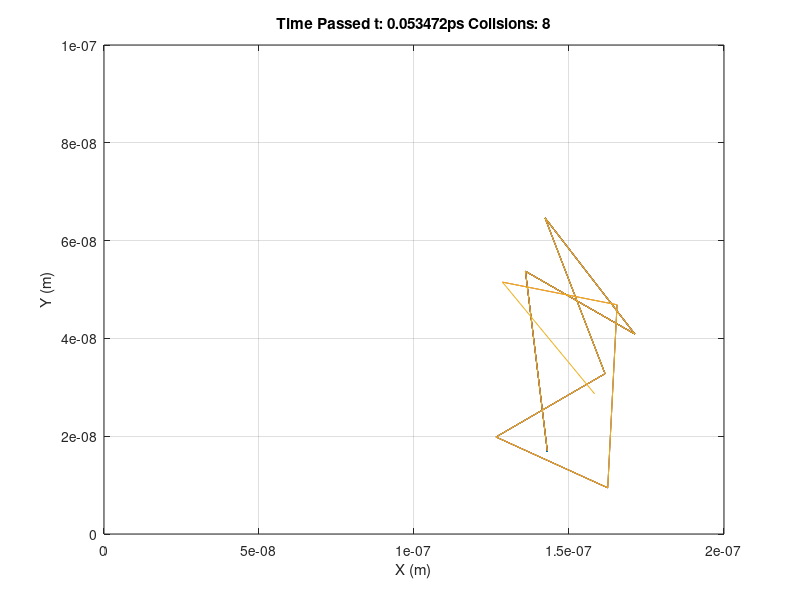
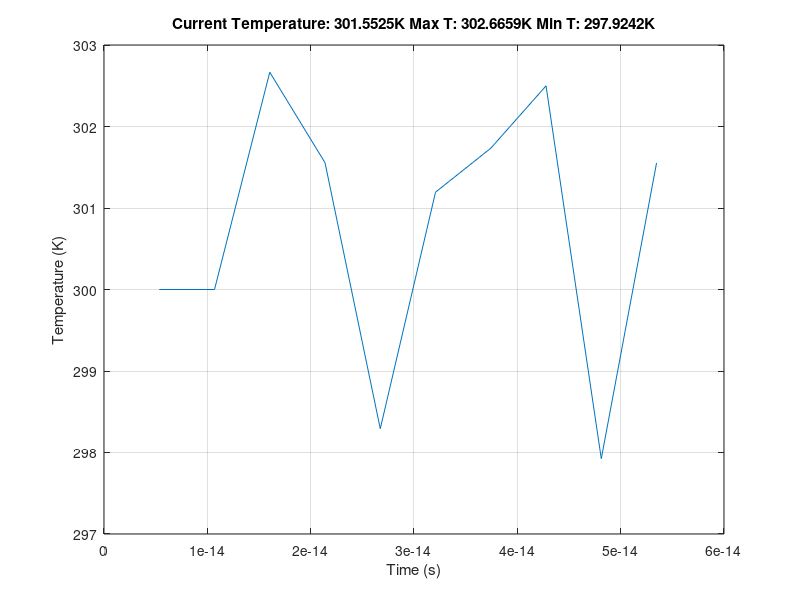

MATLAB code to generate these figures, in order:
% Monte Carlo Modelling of Electron Transport

close all
clear 
format short
clc

% Constants
m0 = 9.11e-31; %kg
me = 0.26*m0;
q = 1.602e-19; %C
kB = 1.38066e-23; %J/K
nm = 1e-9; %nanometre
ps = 1e-12; %picosecond

% Dimensions
Elec = 1; % simulates for 1 particle
% Elec = 2; % simulates for 5 particles at once
xdim = 200; %nm
ydim = 100; %nm and need to make same length
x = zeros(1,xdim)*nm;
y = zeros(1,ydim*2)*nm; %need to make same length 
% Reg = zeros(xdim*1e9,ydim*1e9)*nm;  % semiconductor region

% Specifics
InitialTemp = 300; % in [K]
vtFirst = sqrt(2*kB*InitialTemp/me); %1.8701e5 in m/s
Tmn = 0.2*ps; 

% Simulation
steps = 10; 
% t = zeros(1,steps);
% Temp = zeros(1,steps);
dt = nm/vtFirst; %5.347e-15s
Temp = zeros(steps,Elec);
t = zeros(steps,Elec);

on = 1;
off = 0;
scatter = on; %scattering on/off switch
% scatter = off; %scattering on/off switch
collide = 0; % counter for collisons
p = 1 - exp(-dt/Tmn); % probability for scatter threshold
re = 0; % default rebound velocity factor
% re = -0.5; % Bounces back at half its initial speed

for i = 1:steps    
   
    if i == 1
        t(i,1) = dt;
        Temp(i,1) = InitialTemp;
        vt = vtFirst;        
        
        Boxes = {};
        
        Boxes{1}.X = [0.9 1.1]*100*nm;
        Boxes{1}.Y = [0.8 1.0]*100*nm;
%         Boxes{1}.BC = 0.0;
        
        Boxes{2}.X = [-.9 1.1]*100*nm;
        Boxes{2}.Y = [0.0 0.2 1.1]*100*nm;
%         Boxes{2}.BC = 0.0; s
        
        e=1;
%         while e <= Elec %random positions for each particle
                        
            randx = round(rand*xdim)*nm;
            randy = round(rand*ydim)*nm;
            
%             % check to see if in box
%             if Boxes{1}.X(1,1)<randx && randx <Boxes{1}.X(1,2) &&...
%                 Boxes{1}.Y(1,1)<randy && randy<Boxes{1}.Y(1,2) &&...
%                 Boxes{2}.X(1,1)<randx && randx<Boxes{2}.X(1,2) &&...
%                 Boxes{2}.Y(1,1)<randy && randy<Boxes{2}.Y(1,2) 
%                                 
%             else
                x(i,e) = randx;
                y(i,e) = randy;
                e=e+1;
%             end
                      
%         end 
        
    else
        t(i,:) = t(i-1,:) + dt;
        r = rand(1,Elec); % Chance of scattering
        
        % Particle direction
        if i == 2 % intial angle, regardless of scattering
            
            for e = 1:Elec
                theta = rand*360; % random angle in deg
                dz = vtFirst*Tmn; % straight path
                dx(i,e) = sind(theta)*dz; % new x dif
                dy(i,e) = cosd(theta)*dz; % new y dif 
                x(i,e) = x(i-1,e) + dx(i,e);
                y(i,e) = y(i-1,e) + dy(i,e); 
                Temp(i,e) = Temp(i-1,e);
                vtNew = vtFirst;
            end

        elseif scatter == off % no scattering, just continue along inital path
            
            for e = e:Elec
                dx(i,e) = x(2,e)-x(1,e);
                dy(i,e) = y(2,e)-y(1,e); 
            end
             
            vtNew = vt;
            Temp(i,:) = Temp(i-1,:);

        else % yes scatter
            
            for e = 1:Elec 
               
                if r(1,e) < p*100   % check each electron
                    
                    scale = sqrt(kB*Temp(i-1,e)/me); %scaling factor
                    dof = 3; %degrees of freedom
%                     vtNew = vtFirst*chi2rnd(dof);
                    vtNew(i,e) = vtFirst*(rand/100+0.995);

                    theta = rand*360; % random angle in deg
                    dz(i,e) = vtNew(i,e)*Tmn; % straight path
                    dx(i,e) = sind(theta)*dz(i,e); % new x difference
                    dy(i,e) = cosd(theta)*dz(i,e); % new y difference 
                    
                    % updating position, velocity, temperature
                    TempNew = me*vtNew.^2/(2*kB); 
                    Temp(i,e) = TempNew(i,e);                    
                    x(i,e) = x(i-1,e) + dx(i,e);
                    y(i,e) = y(i-1,e) + dy(i,e); 
                    vt = vtNew;
                    
                    collide = collide + 1;
                    
                end
                
            end
                                            
        end
       
                
        %Boundary Conditions
%         for e = 1:Elec
%             
%             if x(i,:) < 0
%             x(i,:) = x(i,:) + 2e-7;            
%             elseif x(i,:) > xdim*nm
%                 x(i,:) = x(i,:) - 2e-7;
%             end
% 
%             if y(i,:) < 0
%                 y(i,:) = x(i,:) + 2e-7;
%             elseif y(i,:) > ydim*nm
%                 y(i,:) = x(i,:) - 2e-7;
%             end
% 
%         end
                
    end

    % 1c-i)  Particle Plot   
    for e = 1:Elec
        figure(1)
        plot(x(:,e),y(:,e));
        grid on;
        hold on; 
    end
    xlim([0 xdim*nm])
    ylim([0 ydim*nm])
    xlabel('X (m)')
    ylabel('Y (m)')
    title(['Time Passed t: ', num2str(t(i)/ps), ...
        'ps Collsions: ', num2str(collide)]) 

    % 1c-ii) Temp plot  
    for e = 1:Elec
        figure(2)
        plot(t(:,e),Temp(:,e));
        grid on;
    end 
    xlabel('Time (s)')
    ylabel('Temperature (K)')
    title(['Current Temperature: ', num2str(Temp(i)), ...
        'K Max T: ', num2str(max(Temp)),'K Min T: ',...
        num2str(min(Temp)),'K']) % change T
        
         
    pause(0.01)
end

display('Seconds Passed', num2str(t(i)));
finalTemp = Temp(steps)
